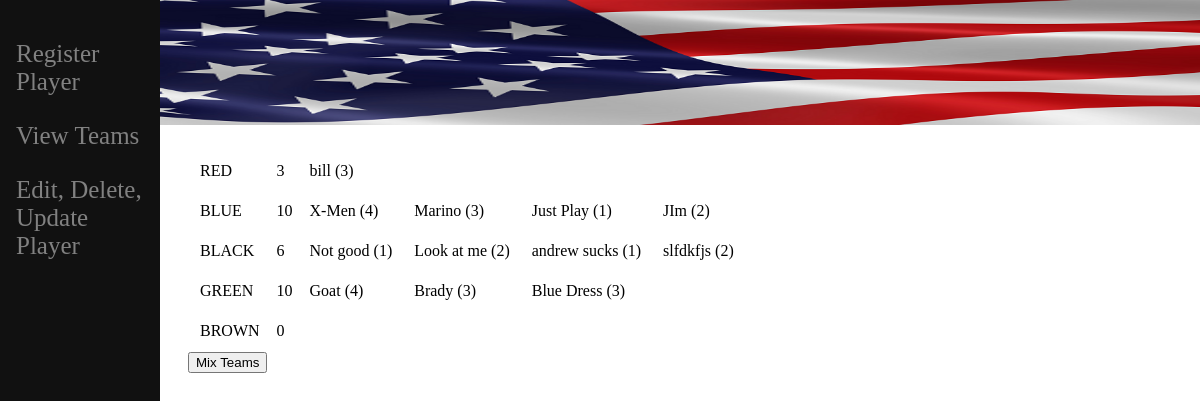
The page / on the database its author committed.
### v_ball/models.py (models this page shows)
class Player(models.Model):
    player_name = models.CharField(max_length=30)
    skill_level = models.IntegerField()
    team = models.ForeignKey(Team, on_delete=models.SET_NULL, null=True, related_name="players")
    def __str__(self):
        return self.player_name

### v_ball/views.py (the view)
# urls.py: 2. Add a URL to urlpatterns:  path('', views.home, name='home')
def home(request):
    [red_team_points, blue_team_points, black_team_points, green_team_points, brown_team_points] = total_point_calc()
    players1 = Player.objects.all().filter(team = 1)
    players2 = Player.objects.all().filter(team = 2)
    players3 = Player.objects.all().filter(team = 3)
    players4 = Player.objects.all().filter(team = 4)
    players5 = Player.objects.all().filter(team = 5)
    points_red = red_team_points
    points_blue = blue_team_points
    points_black = black_team_points
    points_green = green_team_points
    points_brown = brown_team_points
    return render(request, 'home.html', {'players1': players1, 'players2': players2, 'players3': players3,'players4': players4,'players5': players5, 'points_red':points_red, 'points_blue': points_blue, 'points_black':points_black, 'points_green': points_green, 'points_brown': points_brown})

### v_ball/templates/home.html (shortened to what this page needs)
{% extends 'base.html' %}
{% block content %}
{% load static %}
<html>
        <body>
                <div>
                <table>
                        <tr>
                                <td style="padding:10px;">RED</td>
                                <td style="padding: 5px;">{{points_red}}</td>
                                {% for p in players1 %}
                                <td style="padding:10px;">{{p.player_name}} ({{p.skill_level}})</td>
                                {% endfor %}
                        </tr>
                        <tr>
                                <td style="padding:10px;">BLUE</td>
                                <td style="padding: 5px;">{{points_blue}}</td>
                                {% for p in players2 %}
                                <td style="padding:10px;">{{p.player_name}} ({{p.skill_level}})</td>
                                {% endfor %}
                        </tr>
                        <tr>
                                <td style="padding:10px;">BLACK</td>
                                <td style="padding: 5px;">{{points_black}}</td>
                                {% for p in players3 %}
                                <td style="padding:10px;">{{p.player_name}} ({{p.skill_level}})</td>
                                {% endfor %}
                        </tr>
                        <tr>
                                <td style="padding:10px;">GREEN</td>
                                <td style="padding: 5px;">{{points_green}}</td>
                                {% for p in players4 %}
                                <td style="padding:10px;">{{p.player_name}} ({{p.skill_level}})</td>
                                {% endfor %}
                        </tr>
                        <tr>
                                <td style="padding:10px;">BROWN</td>
                                <td style="padding: 5px;">{{points_brown}}</td>
                        </tr>
                </table>
                <form action= "/mix_teams" method ='get'>
                        <input type= "submit" value= "Mix Teams" />
                </div>
        </body>
</html>
{% endblock %}

### rows shown on the page
Player: player_name "bill", skill_level "3"
Player: player_name "X-Men", skill_level "4"
Player: player_name "Marino", skill_level "3"
Player: player_name "Just Play", skill_level "1"
Player: player_name "JIm", skill_level "2"
Player: player_name "Not good", skill_level "1"
Player: player_name "Look at me", skill_level "2"
Player: player_name "andrew sucks", skill_level "1"
Player: player_name "slfdkfjs", skill_level "2"
Player: player_name "Goat", skill_level "4"
Player: player_name "Brady", skill_level "3"
Player: player_name "Blue Dress", skill_level "3"

### other values the page prints
{{ points_red }} "3"
{{ points_blue }} "10"
{{ points_black }} "6"
{{ points_green }} "10"
{{ points_brown }} "0"
